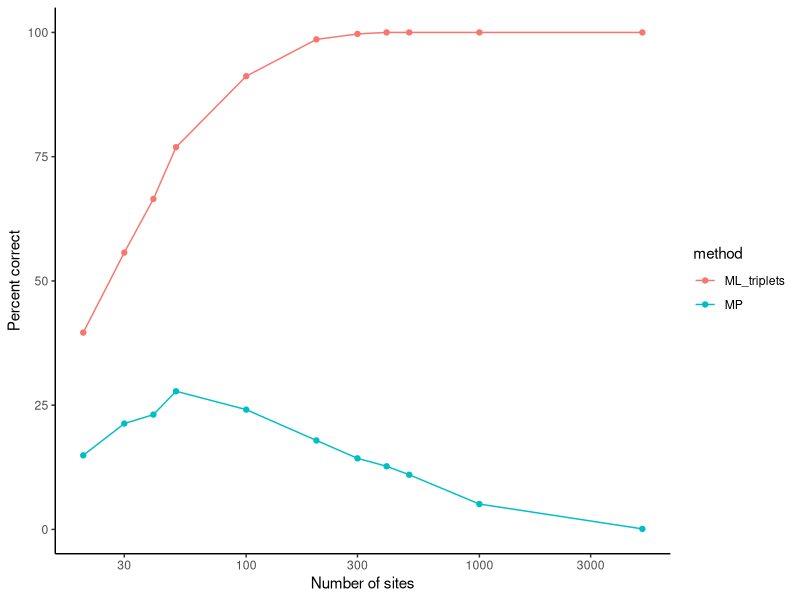
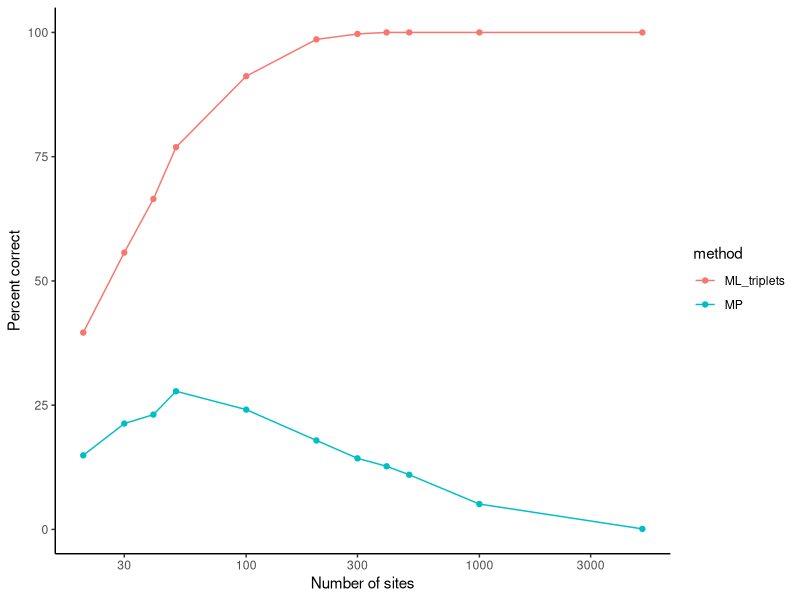

These charts were generated, in order, by the following R code:
setwd("/Users/uym2/my_gits/problin/MP_inconsistent")

require(ggplot2)

d = read.table("results.txt",header=T)

ggplot(d,aes(x=k,y=percent_correct*100,color=method)) + geom_line() + geom_point() +
  scale_x_log10() + theme_classic() + xlab("Number of sites") + ylab("Percent correct")

ggsave("MP_inconsistent.pdf")
